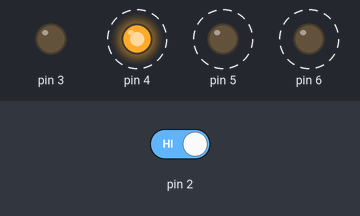
Recording of a sketch running on a simulated Arduino Uno, built with avr-gcc and run on an emulated ATmega328P. Shown: output pins drawn as LEDs (lit = HIGH). Dashed ring = blinking. The inputs (shaded band) are chosen by the test bench; at power-on: pin 2 HIGH.

Above: at 1.45 s.
1.5 s: pin 2 driven LOW
At 2.5 s:
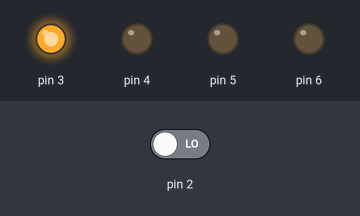
3.0 s: pin 2 driven HIGH
At 3.15 s:
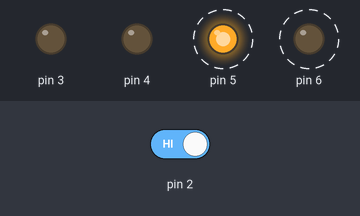
Timing chart, 0 to 12.0 s (numbered marks = the images above; inputs shaded):
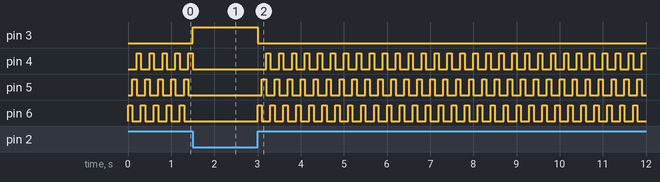

Measured:
- after the input at 1.5 s, pin 3: LOW → HIGH at once; pin 4: goes on until 1.5 s, then stays LOW; pin 5, pin 6: stops changing and stays LOW
- after the input at 3.0 s, pin 3: HIGH → LOW at once; pin 4: alternates HIGH for 0.10 s and LOW for 0.20 s, starting after 0.20 s; pin 5: alternates HIGH for 0.10 s and LOW for 0.20 s, starting after 0.10 s; pin 6: alternates HIGH for 0.10 s and LOW for 0.20 s, starting at once
- by itself, pin 4–6: alternates HIGH for 0.10 s and LOW for 0.20 s

The sketch:

p02_SpaceshipInterface.ino
```cpp
/*
  Arduino Starter Kit example
  Project 2 - Spaceship Interface
*/

int switchstate = 0;

void setup() {
  // declare the LED pins as outputs
  pinMode(3, OUTPUT);
  pinMode(4, OUTPUT);
  pinMode(5, OUTPUT);
  pinMode(6, OUTPUT);


  // declare the switch pin as an input
  pinMode(2, INPUT);
}

void loop() {

  // read the value of the switch
  // digitalRead() checks to see if there is voltage on the pin or not
  switchstate = digitalRead(2);

  // if the button is not pressed turn on the green LED and off the red LEDs
  if (switchstate == LOW) {
    digitalWrite(3, HIGH); // turn the green LED on pin 3 on
    digitalWrite(4, LOW);  // turn the red LED on pin 4 off
    digitalWrite(5, LOW);  // turn the red LED on pin 5 off
    digitalWrite(6, LOW);  // turn the red LED on pin 6 off
  }
  // this else is part of the above if() statement.
  // if the switch is not LOW (the button is pressed) turn off the green LED and
  // blink alternatively the red LEDs
  else {
    digitalWrite(3, LOW);  // turn the green LED on pin 3 off
    digitalWrite(4, LOW);  // turn the red LED on pin 4 off
    digitalWrite(5, LOW); // turn the red LED on pin 5 on
    digitalWrite(6, HIGH); // turn the red LED on pin 6 on
    // wait for a tenth second before changing the light
    delay(100);
    digitalWrite(5, HIGH); // turn the red LED on pin 5 on
    digitalWrite(6, LOW);  // turn the red LED on pin 6 off
    // wait for a tenth second before changing the light
    delay(100);
    digitalWrite(4, HIGH);  // turn the green LED on pin 4 off
    digitalWrite(5, LOW);  // turn the red LED on pin 5 off
    delay(100);
    // wait for a tenth second before changing the light
  }
}
```
